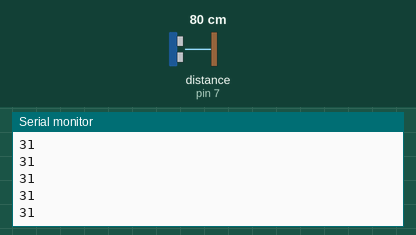
The sketch below on a simulated Arduino Uno, built with avr-gcc and run on an emulated ATmega328P. Shown: the last lines printed to the serial monitor. Wiring (inferred from the names in the program): ultrasonic range finder: trigger pin 7; echo pin 7. The test bench sets the inputs (shaded band); at power-on: distance to the obstacle (sensor on pin 7) 80 cm. The echo pulse lasts 58.3 µs per cm.

Above: at 1.2 s.
1.3 s: distance to the obstacle (sensor on pin 7) set to 2 cm
At 1.35 s:
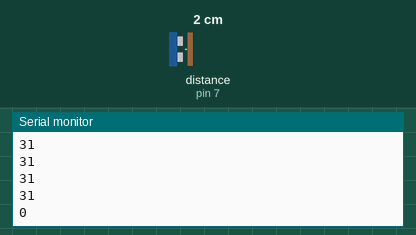
2.8 s: distance to the obstacle (sensor on pin 7) set to 4 cm
At 2.83 s:
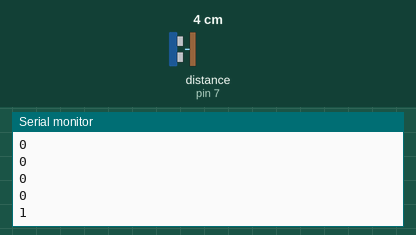
Timing chart, 0 to 5.8 s (numbered marks = the images above; inputs shaded):
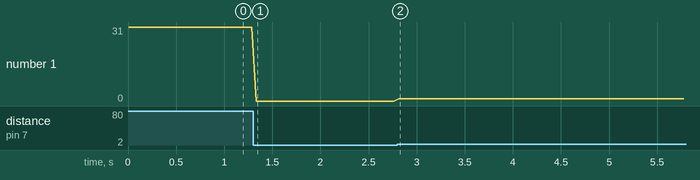

Measured:
- after the input at 1.3 s, the serial monitor: prints a new line at once (image 1)
- after the input at 2.8 s, the serial monitor: prints a new line at once (image 2)
- plotted number 1: 31 → 0 after the input at 1.3 s, 0 → 1 after the input at 2.8 s

The sketch:

ping.ino
```cpp
const int pingPin = 7;
const int baudRate = 9600;
unsigned int duration, inches;

void setup () {
  Serial.begin(baudRate);
}

void loop () {
  pinMode(pingPin, OUTPUT);
  digitalWrite(pingPin, LOW);
  delayMicroseconds(2);
  digitalWrite(pingPin, HIGH);
  delayMicroseconds(5);
  digitalWrite(pingPin, LOW);
  pinMode(pingPin, INPUT);
  duration = pulseIn(pingPin, HIGH);
  inches = duration / 74 / 2;
  Serial.println(inches);
  delay(50);
}
```
